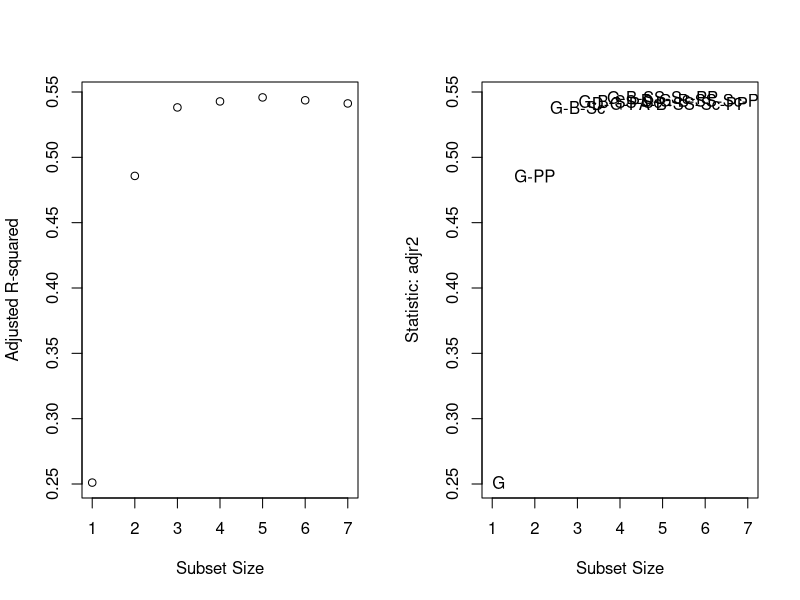

R code for this plot: (Note: this script raises an error after producing the figure.)
### homework 5

library(leaps)
library(data.table)
library(car)
setwd("C:\\code/Math550/")

golf <- data.table(read.csv("Data/pgatour2006.csv"))

attach(golf)

golf.full.lm <- lm(log(PrizeMoney) ~ DrivingAccuracy + GIR + PuttingAverage + BirdieConversion + SandSaves + Scrambling + PuttsPerRound, data=golf)


regsubsets.out <-
  regsubsets(log(PrizeMoney) ~ DrivingAccuracy + GIR + PuttingAverage + BirdieConversion + SandSaves + Scrambling + PuttsPerRound,
             data = golf,
             nbest = 1,       # 1 best model for each number of predictors
             nvmax = NULL,    # NULL for no limit on number of variables
             force.in = NULL, force.out = NULL,
             method = "exhaustive")

rs <- summary(regsubsets.out)
par(mfrow=c(1,2))
plot(1:7,rs$adjr2,xlab="Subset Size",ylab="Adjusted R-squared")

subsets(regsubsets.out,statistic=c("adjr2"))
rs$adjr2

m1 <- lm(log(PrizeMoney) ~ GIR, data=golf)
m2 <- lm(log(PrizeMoney) ~ GIR + PuttsPerRound, data=golf)
m3 <- lm(log(PrizeMoney) ~ GIR + BirdieConversion + Scrambling, data=golf)
m4 <- lm(log(PrizeMoney) ~ GIR + BirdieConversion + SandSaves + Scrambling, data=golf)
m5 <- lm(log(PrizeMoney) ~ GIR + BirdieConversion + SandSaves + Scrambling + PuttsPerRound, data=golf)
m6 <- lm(log(PrizeMoney) ~ DrivingAccuracy + GIR + BirdieConversion + SandSaves + Scrambling + PuttsPerRound, data=golf)
m7 <- golf.full.lm

#Subset size=1
n <- length(m1$residuals)
npar <- length(m1$coefficients) +1
#Calculate AIC
extractAIC(m1,k=2)
#Calculate AICc
extractAIC(m1,k=2)+2*npar*(npar+1)/(n-npar-1)
#Calculate BIC
extractAIC(m1,k=log(n))

#Subset size=2
n <- length(m2$residuals)
npar <- length(m2$coefficients) +1
#Calculate AIC
extractAIC(m2,k=2)
#Calculate AICc
extractAIC(m2,k=2)+2*npar*(npar+1)/(n-npar-1)
#Calculate BIC
extractAIC(m2,k=log(n))

#Subset size=3
n <- length(m3$residuals)
npar <- length(m3$coefficients) +1
#Calculate AIC
extractAIC(m3,k=2)
#Calculate AICc
extractAIC(m3,k=2)+2*npar*(npar+1)/(n-npar-1)
#Calculate BIC
extractAIC(m3,k=log(n))

#Subset size=4
n <- length(m4$residuals)
npar <- length(m4$coefficients) +1
#Calculate AIC
extractAIC(m4,k=2)
#Calculate AICc
extractAIC(m4,k=2)+2*npar*(npar+1)/(n-npar-1)
#Calculate BIC
extractAIC(m4,k=log(n))

#Subset size=5
n <- length(m5$residuals)
npar <- length(m5$coefficients) +1
#Calculate AIC
extractAIC(m5,k=2)
#Calculate AICc
extractAIC(m5,k=2)+2*npar*(npar+1)/(n-npar-1)
#Calculate BIC
extractAIC(m5,k=log(n))

#Subset size=6
n <- length(m6$residuals)
npar <- length(m6$coefficients) +1
#Calculate AIC
extractAIC(m6,k=2)
#Calculate AICc
extractAIC(m6,k=2)+2*npar*(npar+1)/(n-npar-1)
#Calculate BIC
extractAIC(m6,k=log(n))

#Subset size=7
n <- length(m7$residuals)
npar <- length(m7$coefficients) +1
#Calculate AIC
extractAIC(m7,k=2)
#Calculate AICc
extractAIC(m7,k=2)+2*npar*(npar+1)/(n-npar-1)
#Calculate BIC
extractAIC(m7,k=log(n))

## backwards step
backAIC <- step(golf.full.lm,direction="backward", data=golf)
backBIC <- step(golf.full.lm,direction="backward", data=golf, k=log(n))

## forwards step
mint <- lm(log(PrizeMoney)~1,data=golf)
forwardAIC <- step(mint,scope=list(lower=~1, 
                                   upper=~DrivingAccuracy + GIR + PuttingAverage + BirdieConversion + SandSaves + Scrambling + PuttsPerRound),
                   direction="forward", data=golf)
forwardBIC <- step(mint,scope=list(lower=~1, 
                                   upper=~DrivingAccuracy + GIR + PuttingAverage + BirdieConversion + SandSaves + Scrambling + PuttsPerRound),
                   direction="forward", data=golf,k=log(n))
